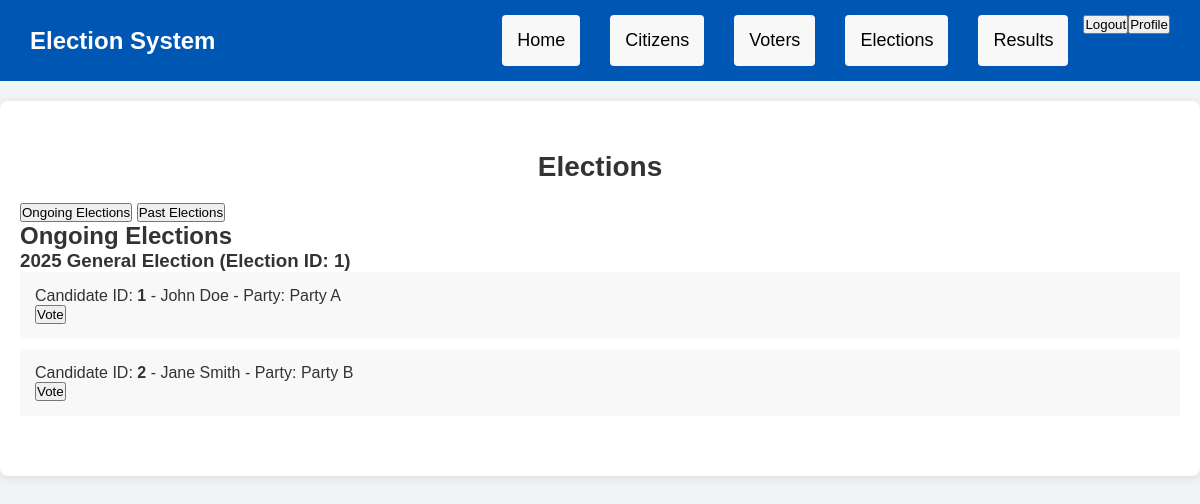
Screenshot of /public/index.php?page=elections (signed in) with the database file from the repository.
### tables this page shows
CREATE TABLE `elections` (
  `ElectionID` int(11) NOT NULL,
  `Name` varchar(255) DEFAULT NULL,
  `StartDate` date DEFAULT NULL,
  `EndDate` date DEFAULT NULL,
  `ConstituencyID` bigint(20) DEFAULT NULL
);

CREATE TABLE `candidate` (
  `CandidateID` int(11) NOT NULL,
  `Name` varchar(255) DEFAULT NULL,
  `PartyID` int(11) DEFAULT NULL,
  `ConstituencyID` bigint(20) DEFAULT NULL
);

CREATE TABLE `parties` (
  `PartyID` int(11) NOT NULL,
  `Name` varchar(255) DEFAULT NULL,
  `Founder` varchar(255) DEFAULT NULL,
  `Members` bigint(20) DEFAULT NULL
);

### src/electionspage.php (the view, shortened to what this page needs)
<?php
include '../db/connection.php';
?>
<section class="elections">
    <h1>Elections</h1>
    <div class="tabs">
        <button onclick="showTab('ongoing')">Ongoing Elections</button>
        <button onclick="showTab('past')">Past Elections</button>
    </div>
    <div id="ongoing" class="tab-content">
        <h2>Ongoing Elections</h2>
        <?php
        $sql = "SELECT * FROM Elections WHERE EndDate >= CURDATE()";
        $result = $conn->query($sql);
        if ($result->num_rows > 0) {
            while ($election = $result->fetch_assoc()) {
                echo "<h3>" . $election['Name'] . " (Election ID: " . $election['ElectionID'] . ")</h3>";
                $electionId = $election['ElectionID'];
                $candidateSql = "SELECT c.CandidateID, c.Name, p.Name AS PartyName
                                 FROM Candidate c
                                 LEFT JOIN Parties p ON c.PartyID = p.PartyID
                                 WHERE c.ConstituencyID = " . $election['ConstituencyID'];
                $candidateResult = $conn->query($candidateSql);
                if ($candidateResult->num_rows > 0) {
                    echo "<ul>";
                    while ($candidate = $candidateResult->fetch_assoc()) {
                        echo "<li>
                                Candidate ID: <strong>" . $candidate['CandidateID'] . "</strong> -
                                " . $candidate['Name'] . " - Party: " . $candidate['PartyName'] . "
                            <form method='POST' action='../src/utils/vote.php'>
                                 <input type='hidden' name='candidateId' value='" . $candidate['CandidateID'] . "'>
                                 <input type='hidden' name='electionId' value='" . $electionId . "'>
                                 <button type='submit' name='vote'>Vote</button>
                                </form>
                              </li>";
                    }
                    echo "</ul>";
                } else {
                    echo "<p>No candidates available for this election.</p>";
                }
            }
        } else {
            echo "<p>No ongoing elections.</p>";
        }
        ?>
    </div>
</section>

### public/index.css (style rules this page uses)
* { margin: 0; padding: 0; box-sizing: border-box; }
body { font-family: 'Arial', sans-serif; background-color: #f0f4f7; color: #333; }
section { padding: 50px 20px; margin: 20px 0; background-color: white; box-shadow: 0 2px 8px rgba(0, 0, 0, 0.1); border-radius: 8px; }
h1 { font-size: 28px; margin-bottom: 20px; text-align: center; }
ul { list-style-type: none; padding: 0; margin: 0; }
ul li { background-color: #f8f8f8; margin-bottom: 10px; padding: 15px; border-radius: 4px; font-size: 16px; }

### rows the page displays
elections: Name "2025 General Election", ElectionID "1"
candidate: CandidateID "1", Name "John Doe", PartyID.Name "Party A"
candidate: CandidateID "2", Name "Jane Smith", PartyID.Name "Party B"
